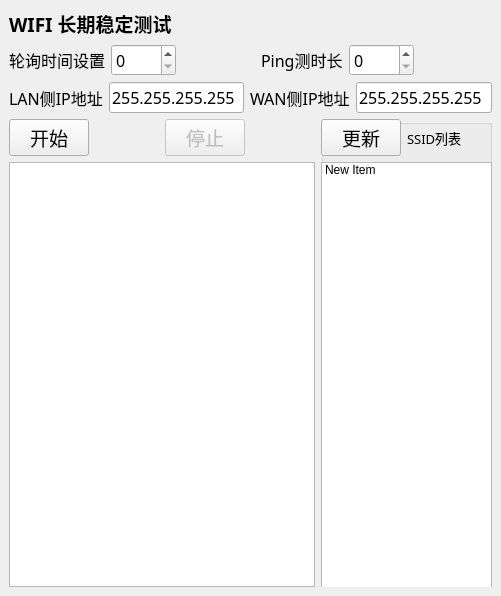
<?xml version="1.0" encoding="UTF-8"?>
<ui version="4.0">
 <class>mainWindow</class>
 <widget class="QMainWindow" name="mainWindow">
  <property name="geometry">
   <rect>
    <x>0</x>
    <y>0</y>
    <width>501</width>
    <height>596</height>
   </rect>
  </property>
  <property name="minimumSize">
   <size>
    <width>501</width>
    <height>0</height>
   </size>
  </property>
  <property name="maximumSize">
   <size>
    <width>16777215</width>
    <height>16777215</height>
   </size>
  </property>
  <property name="windowTitle">
   <string>WIFI Long Term Test</string>
  </property>
  <widget class="QWidget" name="centralWidget">
   <layout class="QGridLayout" name="gridLayout">
    <item row="0" column="0">
     <layout class="QVBoxLayout" name="verticalLayout_3">
      <item>
       <layout class="QHBoxLayout" name="horizontalLayout_3">
        <item>
         <widget class="QLabel" name="label">
          <property name="font">
           <font>
            <family>微软雅黑</family>
            <pointsize>14</pointsize>
            <weight>75</weight>
            <bold>true</bold>
           </font>
          </property>
          <property name="text">
           <string>WIFI 长期稳定测试</string>
          </property>
         </widget>
        </item>
        <item>
         <spacer name="horizontalSpacer_4">
          <property name="orientation">
           <enum>Qt::Horizontal</enum>
          </property>
          <property name="sizeHint" stdset="0">
           <size>
            <width>40</width>
            <height>20</height>
           </size>
          </property>
         </spacer>
        </item>
       </layout>
      </item>
      <item>
       <layout class="QHBoxLayout" name="horizontalLayout_7">
        <item>
         <layout class="QHBoxLayout" name="horizontalLayout_5">
          <item>
           <widget class="QLabel" name="label_3">
            <property name="font">
             <font>
              <family>微软雅黑</family>
              <pointsize>12</pointsize>
             </font>
            </property>
            <property name="text">
             <string>轮询时间设置</string>
            </property>
           </widget>
          </item>
          <item>
           <widget class="QSpinBox" name="spinBox_polltime">
            <property name="minimumSize">
             <size>
              <width>60</width>
              <height>0</height>
             </size>
            </property>
            <property name="font">
             <font>
              <family>微软雅黑</family>
              <pointsize>12</pointsize>
             </font>
            </property>
            <property name="maximum">
             <number>1440</number>
            </property>
           </widget>
          </item>
         </layout>
        </item>
        <item>
         <spacer name="horizontalSpacer_8">
          <property name="orientation">
           <enum>Qt::Horizontal</enum>
          </property>
          <property name="sizeHint" stdset="0">
           <size>
            <width>40</width>
            <height>20</height>
           </size>
          </property>
         </spacer>
        </item>
        <item>
         <layout class="QHBoxLayout" name="horizontalLayout_4">
          <item>
           <widget class="QLabel" name="label_4">
            <property name="font">
             <font>
              <family>微软雅黑</family>
              <pointsize>12</pointsize>
             </font>
            </property>
            <property name="text">
             <string>Ping测时长</string>
            </property>
           </widget>
          </item>
          <item>
           <widget class="QSpinBox" name="spinBox_pingtime">
            <property name="minimumSize">
             <size>
              <width>60</width>
              <height>0</height>
             </size>
            </property>
            <property name="font">
             <font>
              <family>微软雅黑</family>
              <pointsize>12</pointsize>
             </font>
            </property>
            <property name="maximum">
             <number>1440</number>
            </property>
           </widget>
          </item>
         </layout>
        </item>
        <item>
         <spacer name="horizontalSpacer_6">
          <property name="orientation">
           <enum>Qt::Horizontal</enum>
          </property>
          <property name="sizeHint" stdset="0">
           <size>
            <width>40</width>
            <height>20</height>
           </size>
          </property>
         </spacer>
        </item>
       </layout>
      </item>
      <item>
       <layout class="QHBoxLayout" name="horizontalLayout_8">
        <item>
         <widget class="QLabel" name="label_5">
          <property name="font">
           <font>
            <family>微软雅黑</family>
            <pointsize>12</pointsize>
           </font>
          </property>
          <property name="text">
           <string>LAN侧IP地址</string>
          </property>
         </widget>
        </item>
        <item>
         <widget class="QLineEdit" name="lineEdit_lanip">
          <property name="font">
           <font>
            <family>微软雅黑</family>
            <pointsize>12</pointsize>
           </font>
          </property>
          <property name="text">
           <string>255.255.255.255</string>
          </property>
         </widget>
        </item>
        <item>
         <widget class="QLabel" name="label_6">
          <property name="font">
           <font>
            <family>微软雅黑</family>
            <pointsize>12</pointsize>
           </font>
          </property>
          <property name="text">
           <string>WAN侧IP地址</string>
          </property>
         </widget>
        </item>
        <item>
         <widget class="QLineEdit" name="lineEdit_wanip">
          <property name="font">
           <font>
            <family>微软雅黑</family>
            <pointsize>12</pointsize>
           </font>
          </property>
          <property name="text">
           <string>255.255.255.255</string>
          </property>
         </widget>
        </item>
       </layout>
      </item>
      <item>
       <layout class="QHBoxLayout" name="horizontalLayout_6">
        <item>
         <layout class="QVBoxLayout" name="verticalLayout">
          <item>
           <layout class="QHBoxLayout" name="horizontalLayout">
            <item>
             <widget class="QPushButton" name="pushButton_start">
              <property name="font">
               <font>
                <family>微软雅黑</family>
                <pointsize>14</pointsize>
               </font>
              </property>
              <property name="text">
               <string>开始</string>
              </property>
             </widget>
            </item>
            <item>
             <spacer name="horizontalSpacer_5">
              <property name="orientation">
               <enum>Qt::Horizontal</enum>
              </property>
              <property name="sizeHint" stdset="0">
               <size>
                <width>40</width>
                <height>20</height>
               </size>
              </property>
             </spacer>
            </item>
            <item>
             <widget class="QPushButton" name="pushButton_stop">
              <property name="enabled">
               <bool>false</bool>
              </property>
              <property name="font">
               <font>
                <family>微软雅黑</family>
                <pointsize>14</pointsize>
               </font>
              </property>
              <property name="text">
               <string>停止</string>
              </property>
             </widget>
            </item>
            <item>
             <spacer name="horizontalSpacer_2">
              <property name="orientation">
               <enum>Qt::Horizontal</enum>
              </property>
              <property name="sizeHint" stdset="0">
               <size>
                <width>40</width>
                <height>20</height>
               </size>
              </property>
             </spacer>
            </item>
           </layout>
          </item>
          <item>
           <widget class="QTextBrowser" name="textBrowser">
            <property name="minimumSize">
             <size>
              <width>300</width>
              <height>0</height>
             </size>
            </property>
           </widget>
          </item>
         </layout>
        </item>
        <item>
         <widget class="QGroupBox" name="groupBox">
          <property name="minimumSize">
           <size>
            <width>171</width>
            <height>351</height>
           </size>
          </property>
          <property name="title">
           <string/>
          </property>
          <widget class="QWidget" name="layoutWidget">
           <property name="geometry">
            <rect>
             <x>0</x>
             <y>0</y>
             <width>171</width>
             <height>481</height>
            </rect>
           </property>
           <layout class="QVBoxLayout" name="verticalLayout_2">
            <item>
             <layout class="QHBoxLayout" name="horizontalLayout_2">
              <item>
               <widget class="QPushButton" name="pushButton_update">
                <property name="sizePolicy">
                 <sizepolicy hsizetype="Minimum" vsizetype="Fixed">
                  <horstretch>0</horstretch>
                  <verstretch>0</verstretch>
                 </sizepolicy>
                </property>
                <property name="font">
                 <font>
                  <family>微软雅黑</family>
                  <pointsize>14</pointsize>
                 </font>
                </property>
                <property name="text">
                 <string>更新</string>
                </property>
               </widget>
              </item>
              <item>
               <widget class="QLabel" name="label_2">
                <property name="font">
                 <font>
                  <family>微软雅黑</family>
                  <pointsize>10</pointsize>
                 </font>
                </property>
                <property name="text">
                 <string>SSID列表</string>
                </property>
               </widget>
              </item>
              <item>
               <spacer name="horizontalSpacer">
                <property name="orientation">
                 <enum>Qt::Horizontal</enum>
                </property>
                <property name="sizeHint" stdset="0">
                 <size>
                  <width>40</width>
                  <height>20</height>
                 </size>
                </property>
               </spacer>
              </item>
             </layout>
            </item>
            <item>
             <widget class="QListWidget" name="listWidget_ssid">
              <item>
               <property name="text">
                <string>New Item</string>
               </property>
              </item>
             </widget>
            </item>
           </layout>
          </widget>
         </widget>
        </item>
       </layout>
      </item>
     </layout>
    </item>
   </layout>
  </widget>
 </widget>
 <resources/>
 <connections/>
</ui>
